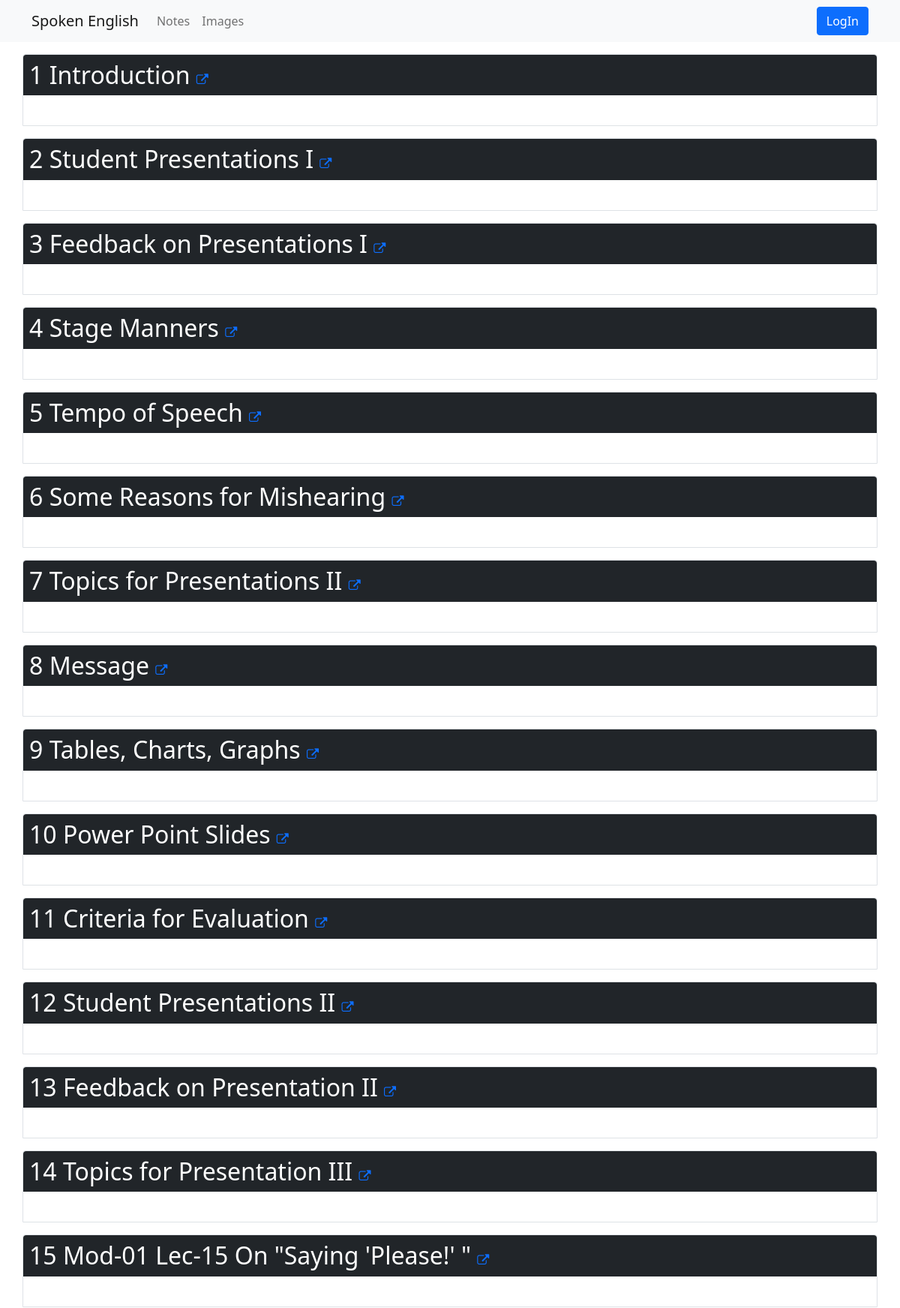
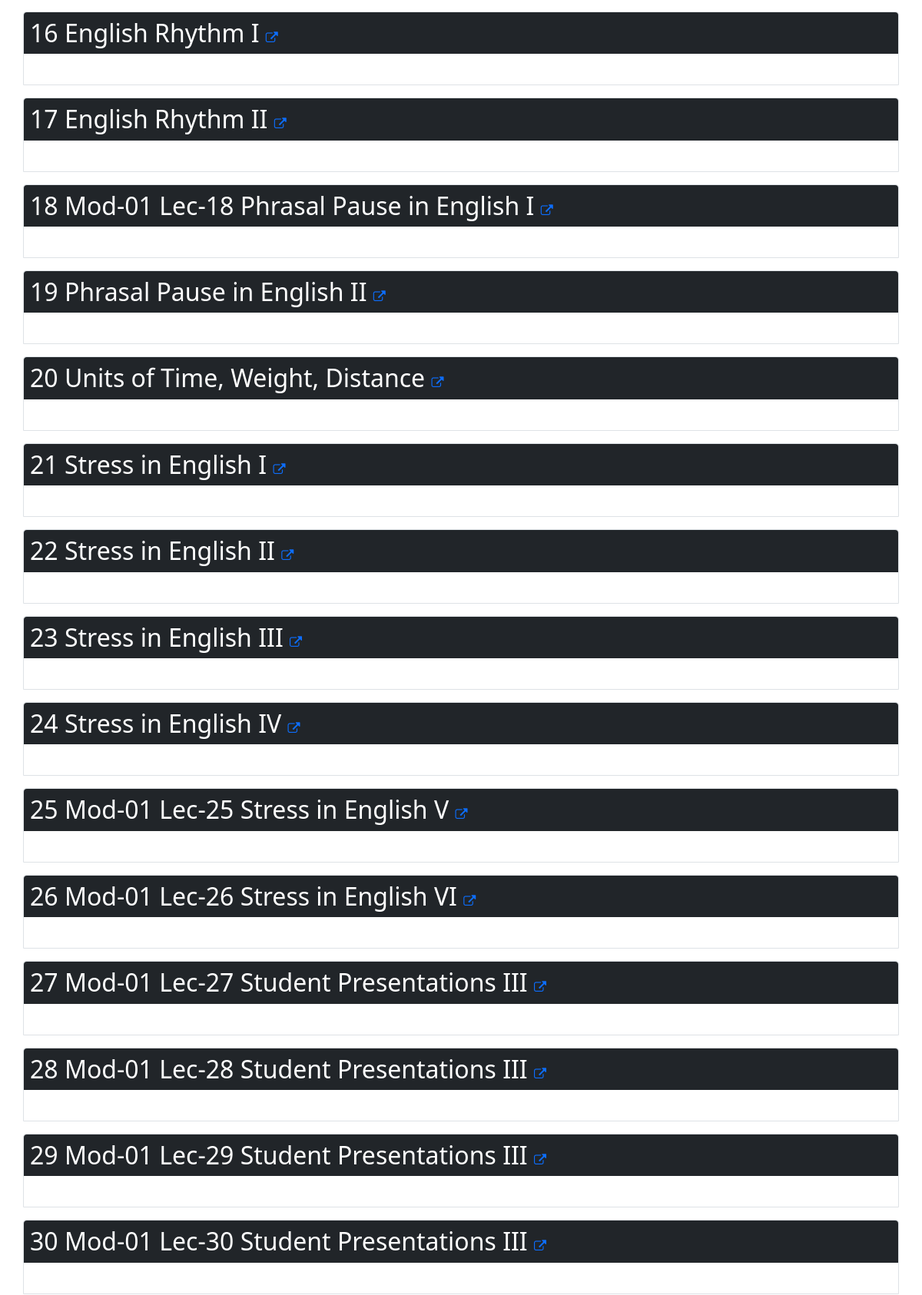
The app's page /notes/ (upper part) with its own data (2 pictures, top to bottom).
### myapp/models.py (models this page shows, shortened)
class Lesson(models.Model):
    title = models.CharField(max_length=100)
    video_id = models.CharField(max_length=30)
    is_completed = models.BooleanField(default=False)
    detail = models.TextField(blank=True, null=True)

### myapp/views.py (the view)
# urls.py: path('notes/', views.NoteList.as_view(), name="notes"),
class NoteList(ListView):
    model = Lesson
    template_name= 'myapp/note_list.html'

### myapp/templates/myapp/note_list.html (shortened to what this page needs)
{% extends 'myapp/base.html' %}
{% block page_content %}
{% for lesson in lesson_list %}
    <div class="lesson-content rounded-top border my-3 container p-0">
        <h2 class="bg-dark text-white rounded-top p-2"><span>{{lesson.pk}} </span>{{lesson.title}} <span class="fs-6"> <a target="_blank" href="{% url 'myapp:lesson' lesson.pk %}"><i class="fa fa-external-link"></i></a></span></h2>
        <div class="p-3">{% if lesson.detail %} {{lesson.detail|safe}} {% endif %}</div>
    </div>
{% endfor %}
{% endblock page_content %}

### records on screen
Lesson: pk "1", title "Introduction"
Lesson: pk "2", title "Student Presentations I"
Lesson: pk "3", title "Feedback on Presentations I"
Lesson: pk "4", title "Stage Manners"
Lesson: pk "5", title "Tempo of Speech"
Lesson: pk "6", title "Some Reasons for Mishearing"
Lesson: pk "7", title "Topics for Presentations II"
Lesson: pk "8", title "Message"
Lesson: pk "9", title "Tables, Charts, Graphs"
Lesson: pk "10", title "Power Point Slides"
Lesson: pk "11", title "Criteria for Evaluation"
Lesson: pk "12", title "Student Presentations II"
Lesson: pk "13", title "Feedback on Presentation II"
Lesson: pk "14", title "Topics for Presentation III"
Lesson: pk "15", title "Mod-01 Lec-15 On \"Saying 'Please!' \""
Lesson: pk "16", title "English Rhythm I"
Lesson: pk "17", title "English Rhythm II"
Lesson: pk "18", title "Mod-01 Lec-18 Phrasal Pause in English I"
Lesson: pk "19", title "Phrasal Pause in English II"
Lesson: pk "20", title "Units of Time, Weight, Distance"
Lesson: pk "21", title "Stress in English I"
Lesson: pk "22", title "Stress in English II"
Lesson: pk "23", title "Stress in English III"
Lesson: pk "24", title "Stress in English IV"
Lesson: pk "25", title "Mod-01 Lec-25 Stress in English V"
Lesson: pk "26", title "Mod-01 Lec-26 Stress in English VI"
Lesson: pk "27", title "Mod-01 Lec-27 Student Presentations III"
Lesson: pk "28", title "Mod-01 Lec-28 Student Presentations III"
Lesson: pk "29", title "Mod-01 Lec-29 Student Presentations III"
Lesson: pk "30", title "Mod-01 Lec-30 Student Presentations III"
